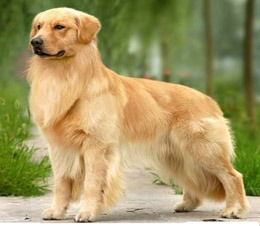
%> input picture picture/source1.jpg, 260 x 226 px
$ octave rectangle_blending.m   (GNU Octave 9; MATLAB toolbox functions it lacks are replaced by stand-ins)
%> lines starting %> are read from the running program, lines starting %| are printed output that depends on the picture
source1 = 'source1.jpg';
source2 = 'source2.jpg';
target = 'target1.jpg';
N= 2;
final_image = rectangle_blending(source1, source2,target,N);
% [1 line not run here, left out]
function final_image = rectangle_blending(source1, source2,target,N)
%> called with source1 = 'source1.jpg', source2 = 'source2.jpg', target = 'target1.jpg', N = 2
CourseworkC = struct;
CourseworkC.simg1 = im2double(imread(source1));
CourseworkC.simg2 = im2double(imread(source2));
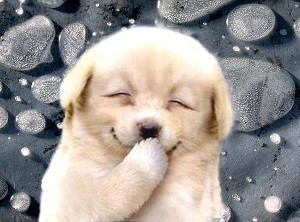
%> input picture picture/source2.jpg, 300 x 222 px
CourseworkC_image = im2double(imread(target));
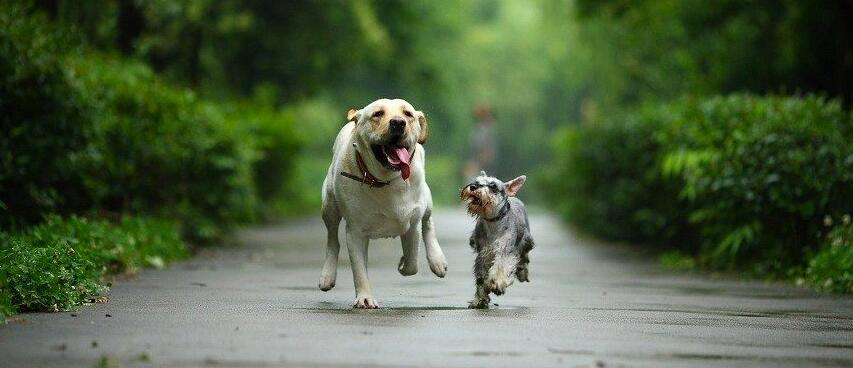
%> input picture picture/target1.jpg, 853 x 368 px
CourseworkC_cell = struct2cell(CourseworkC);
%> CourseworkC_cell = 2 items
hold on
% if we need more than one image, just change the N
for n =1:N
figure(1)
CourseworkC_simg = CourseworkC_cell{n,1};
imshow(CourseworkC_simg,[]);
% if we want other selected region
% source = imfreehand();
%> (the run ends here)
